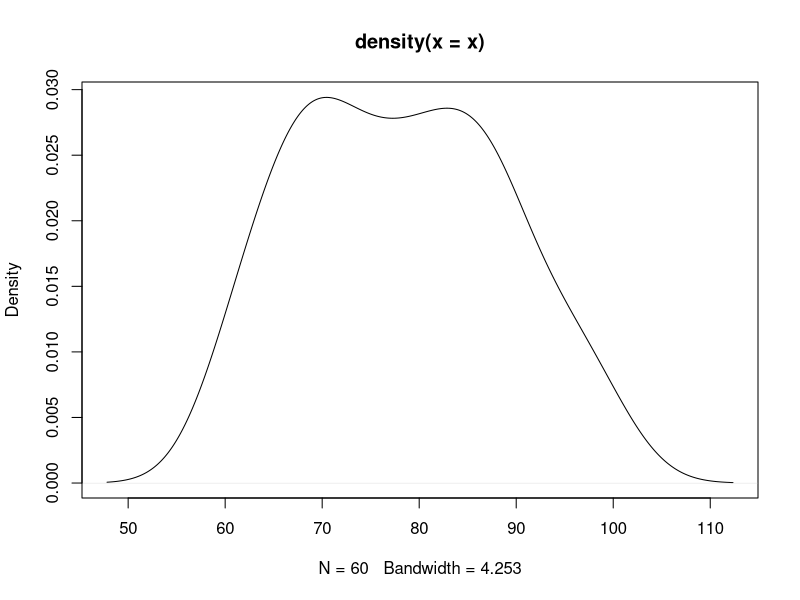
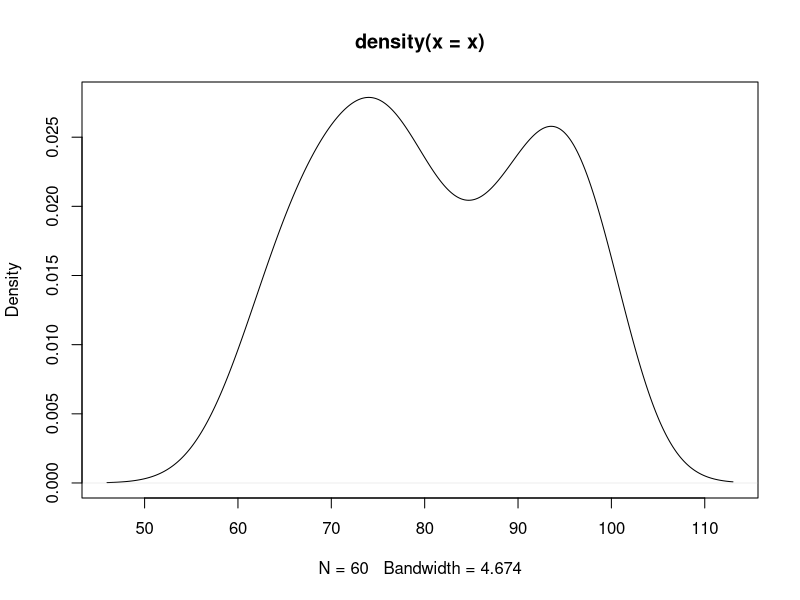

Reproduce these figures in R, in order.
#matrix----
(m1=matrix(1:24,nrow=4))
(m2=matrix(1:24,nrow=4, byrow = T))
(m1=matrix(1:24,ncol =4, byrow= T))
x=runif(60,60,100)
plot(density(x))
x
?runif
#round, trunc, ceiling, floor
(x=trunc(runif(60,60,100)))
plot(density(x))
(m4 = matrix(x, ncol = 6))
colSums(m4) #sums of all teh columns
rowSums(m4) #sum of all rows
rowMeans(m4) #mean of a row
colMeans(m4) # mean of columns
(m4[m4>67 & m4 <86])
m4
#before comma row number and after comma column number
m4[10,]
m4[9:10]
m4[7:10, c(1,2,4)]

rowSums(m4[7:10, c(1,2,4)])
